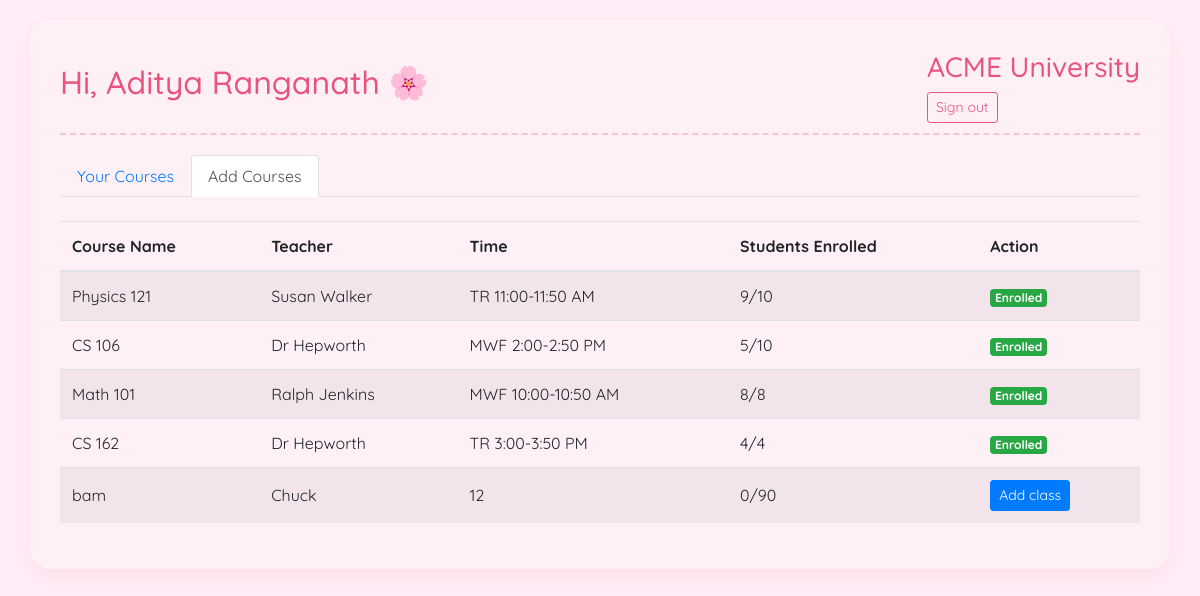
Page /student/courses (signed in) on the committed database.
### models.py (models this page shows, shortened)
class User(db.Model, UserMixin):
    id = db.Column(db.Integer, primary_key=True)
    username = db.Column(db.String(80), unique=True, nullable=False)
    password = db.Column(db.String(120), nullable=False)
    role = db.Column(db.String(20), nullable=False)
    name = db.Column(db.String(100), nullable=True)

class Course(db.Model):
    id = db.Column(db.Integer, primary_key=True)
    name = db.Column(db.String(100), nullable=False)
    teacher_id = db.Column(db.Integer, db.ForeignKey('user.id'), nullable=False)
    teacher = db.relationship('User', backref=db.backref('courses', lazy=True))
    time = db.Column(db.String(50), nullable=False)
    capacity = db.Column(db.Integer, nullable=False)

### student_routes.py (the view)
@student_bp.route('/courses')
@login_required
def all_courses():
    if current_user.role != 'student':
        return redirect(url_for('auth.login'))
    courses = Course.query.all()
    enrollments = Enrollment.query.filter_by(student_id=current_user.id).all()
    enrolled_course_ids = [enrollment.course_id for enrollment in enrollments]
    for course in courses:
        course.enrolled = Enrollment.query.filter_by(course_id=course.id).count()
    return render_template('all_courses.html',
                          user=current_user,
                          courses=courses,
                          enrolled_course_ids=enrolled_course_ids)

### app.py (called while the page is built)
@login_manager.user_loader
def load_user(user_id):
    return User.query.get(int(user_id))

### templates/all_courses.html
{% extends "layout.html" %}
{% block content %}
<ul class="nav nav-tabs">
    <li class="nav-item">
        <a class="nav-link" href="{{ url_for('student_bp.dashboard') }}">Your Courses</a>
    </li>
    <li class="nav-item">
        <a class="nav-link active" href="{{ url_for('student_bp.all_courses') }}">Add Courses</a>
    </li>
</ul>
<div class="mt-4">
    <table class="table table-striped">
        <thead>
            <tr>
                <th>Course Name</th>
                <th>Teacher</th>
                <th>Time</th>
                <th>Students Enrolled</th>
                <th>Action</th>
            </tr>
        </thead>
        <tbody>
            {% for course in courses %}
            <tr>
                <td>{{ course.name }}</td>
                <td>{{ course.teacher.name }}</td>
                <td>{{ course.time }}</td>
                <td>{{ course.enrolled }}/{{ course.capacity }}</td>
                <td>
                    {% if course.id in enrolled_course_ids %}
                        <span class="badge badge-success">Enrolled</span>
                    {% elif course.enrolled >= course.capacity %}
                        <span class="badge badge-secondary">Full</span>
                    {% else %}
                        <a href="{{ url_for('student_bp.enroll_course', course_id=course.id) }}" class="btn btn-sm btn-primary">Add class</a>
                    {% endif %}
                </td>
            </tr>
            {% endfor %}
        </tbody>
    </table>
</div>
{% endblock %}

### templates/layout.html (shortened to what this page needs)
<!DOCTYPE html>
<html lang="en">
<head>
    <link rel="stylesheet" href="https://stackpath.bootstrapcdn.com/bootstrap/4.5.2/css/bootstrap.min.css">
</head>
<body>
    <div class="container">
        {% if current_user.is_authenticated %}
        <div class="header">
            <h2>Hi, {{ current_user.name }} 🌸</h2>
            <div>
                <h3>ACME University</h3>
                <a href="{{ url_for('auth.logout') }}" class="btn btn-sm btn-outline-secondary">Sign out</a>
            </div>
        </div>
        {% endif %}
        {% block content %}{% endblock %}
    </div>
</body>
</html>

### templates/layout.html (style rules this page uses)
body { padding-top: 20px; background: #ffeef8; font-family: 'Quicksand', sans-serif; color: #4b2e2e; }
.container { background: #fff0f6; border-radius: 20px; padding: 30px; box-shadow: 0 8px 20px rgba(255, 192, 203, 0.3); }
.header { display: flex; justify-content: space-between; align-items: center; margin-bottom: 20px; padding-bottom: 10px; border-bottom: 2px dashed #f9c5d1; }
h2, h3 { color: #e75480; }
.btn-outline-secondary { color: #e75480; border-color: #e75480; }
.table th, .table td { vertical-align: middle; }

### rows in the picture
User: name "Aditya Ranganath"
Course: name "Physics 121", teacher.name "Susan Walker", time "TR 11:00-11:50 AM", enrolled "9", capacity "10", shows "Enrolled"
Course: name "CS 106", teacher.name "Dr Hepworth", time "MWF 2:00-2:50 PM", enrolled "5", capacity "10", shows "Enrolled"
Course: name "Math 101", teacher.name "Ralph Jenkins", time "MWF 10:00-10:50 AM", enrolled "8", capacity "8", shows "Enrolled"
Course: name "CS 162", teacher.name "Dr Hepworth", time "TR 3:00-3:50 PM", enrolled "4", capacity "4", shows "Enrolled"
Course: name "bam", teacher.name "Chuck", time "12", enrolled "0", capacity "90"
